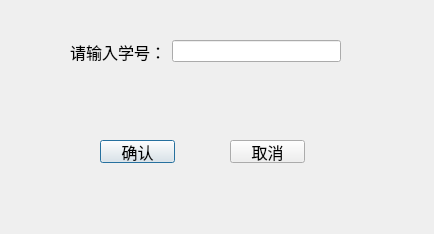
<?xml version="1.0" encoding="UTF-8"?>
<ui version="4.0">
 <class>Dialog</class>
 <widget class="QDialog" name="Dialog">
  <property name="geometry">
   <rect>
    <x>0</x>
    <y>0</y>
    <width>434</width>
    <height>234</height>
   </rect>
  </property>
  <property name="windowTitle">
   <string>Dialog</string>
  </property>
  <widget class="QWidget" name="formLayoutWidget">
   <property name="geometry">
    <rect>
     <x>70</x>
     <y>40</y>
     <width>271</width>
     <height>80</height>
    </rect>
   </property>
   <layout class="QFormLayout" name="formLayout">
    <item row="0" column="1">
     <widget class="QLineEdit" name="lineEdit"/>
    </item>
    <item row="0" column="0">
     <widget class="QLabel" name="label">
      <property name="font">
       <font>
        <family>黑体</family>
        <pointsize>12</pointsize>
       </font>
      </property>
      <property name="text">
       <string>请输入学号：</string>
      </property>
     </widget>
    </item>
   </layout>
  </widget>
  <widget class="QPushButton" name="pushButton">
   <property name="geometry">
    <rect>
     <x>100</x>
     <y>140</y>
     <width>75</width>
     <height>23</height>
    </rect>
   </property>
   <property name="font">
    <font>
     <family>黑体</family>
     <pointsize>12</pointsize>
    </font>
   </property>
   <property name="text">
    <string>确认</string>
   </property>
  </widget>
  <widget class="QPushButton" name="pushButton_2">
   <property name="geometry">
    <rect>
     <x>230</x>
     <y>140</y>
     <width>75</width>
     <height>23</height>
    </rect>
   </property>
   <property name="font">
    <font>
     <family>黑体</family>
     <pointsize>12</pointsize>
    </font>
   </property>
   <property name="text">
    <string>取消</string>
   </property>
  </widget>
 </widget>
 <resources/>
 <connections/>
</ui>
